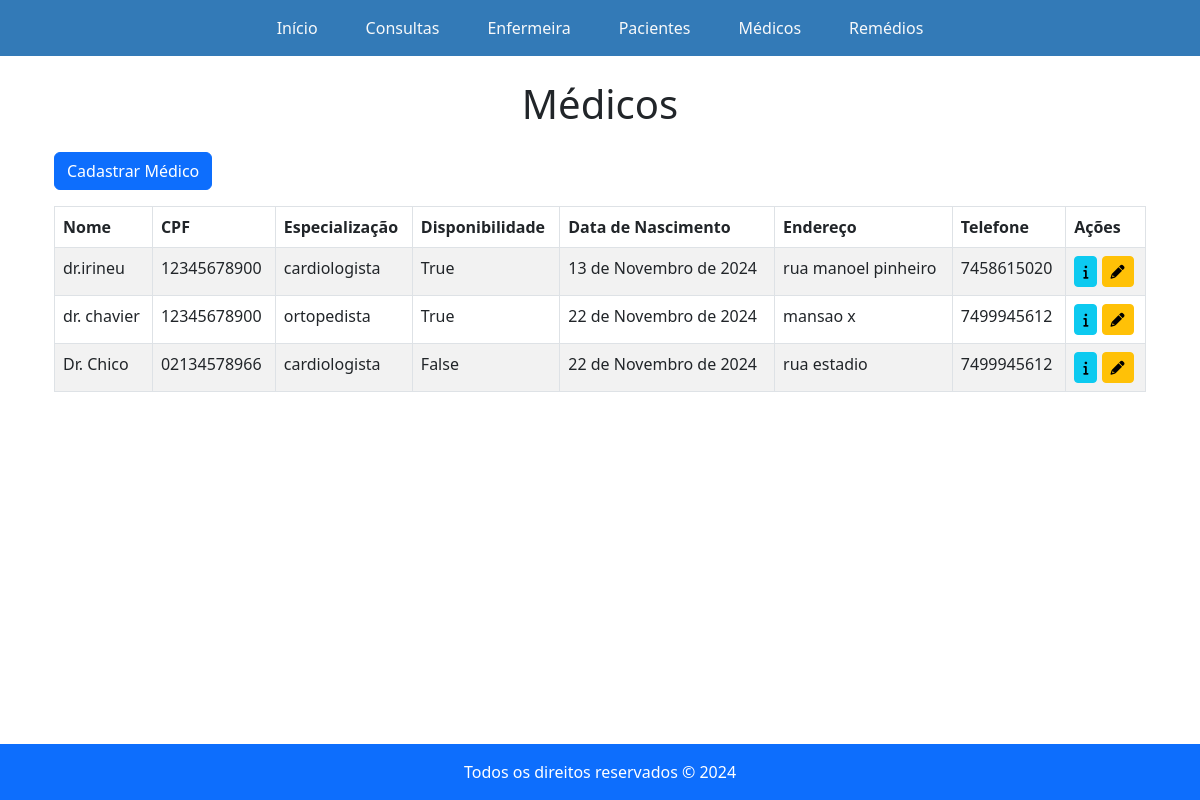
The app's page /medicos with its own data.
### app1/models.py (models this page shows, shortened)
class Médico(models.Model):
    nome = models.CharField(max_length=100, blank=False)
    cpf = models.CharField(max_length=11, blank=False)
    especializacao = models.CharField(max_length=100, blank=100)
    disponibilidade = models.BooleanField()
    data_nascimento = models.DateField(blank=False)
    endereco = models.CharField(max_length=250, blank=False)
    telefone = models.CharField(max_length=10, blank = False)

### app1/views.py (the view)
# urls.py: path('medicos', medicos, name="medicos"),
def medicos(request):
    return render(request,'Medicos.html',{'medico':Médico.objects.all()})

### app1/templates/Medicos.html (shortened to what this page needs)
{% extends 'base.html' %}
{% block content %}
<div class="container">
  <h1 class="text-center mb-4">Médicos</h1>
  <a href="" class="btn btn-primary mb-3">Cadastrar Médico</a>
  <table class="table table-bordered table-striped">
    <thead class="bg-primary text-white">
      <tr>
        <th>Nome</th>
        <th>CPF</th>
        <th>Especialização</th>
        <th>Disponibilidade</th>
        <th>Data de Nascimento</th>
        <th>Endereço</th>
        <th>Telefone</th>
        <th>Ações</th>
      </tr>
    </thead>
    <tbody class="bg-white">
      {% for valor in medico %}
        <tr>
          <td>{{ valor.nome }}</td>
          <td>{{ valor.cpf }}</td>
          <td>{{ valor.especializacao }}</td>
          <td>{{ valor.disponibilidade }}</td>
          <td>{{ valor.data_nascimento }}</td>
          <td>{{ valor.endereco }}</td>
          <td>{{ valor.telefone }}</td>
          <td>
            <a href="{% url 'detalharPaciente' valor.id %}" class="btn btn-info btn-sm">
              <i class="fa fa-info" aria-hidden="true"></i>
            </a>
            <a href="{% url 'detalharPaciente' valor.id %}" class="btn btn-warning btn-sm">
              <i class="fa fa-pencil" aria-hidden="true"></i>
            </a>
          </td>
        </tr>
      {% empty %}
        <tr>
          <td colspan="8" class="text-center">Nenhum médico encontrado.</td>
        </tr>
      {% endfor %}
    </tbody>
  </table>
</div>
{% endblock %}

### records on screen
Médico: nome "dr.irineu", cpf "12345678900", especializacao "cardiologista", disponibilidade "True", data_nascimento "13 de Novembro de 2024", endereco "rua manoel pinheiro", telefone "7458615020"
Médico: nome "dr. chavier", cpf "12345678900", especializacao "ortopedista", disponibilidade "True", data_nascimento "22 de Novembro de 2024", endereco "mansao x", telefone "7499945612"
Médico: nome "Dr. Chico", cpf "02134578966", especializacao "cardiologista", disponibilidade "False", data_nascimento "22 de Novembro de 2024", endereco "rua estadio", telefone "7499945612"
